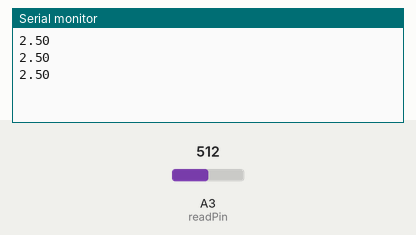
The sketch below on a simulated Arduino Uno, built with avr-gcc and run on an emulated ATmega328P. Shown: the last lines printed to the serial monitor. Inputs (shaded band) come from the test bench; at power-on: A3 (readPin) = 512.

Above: at 1.3 s.
1.4 s: A3 (readPin) set to 716
At 1.9 s:
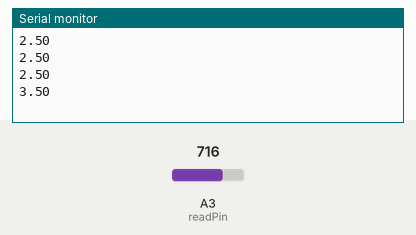
2.9 s: A3 (readPin) set to 900
At 3.4 s:
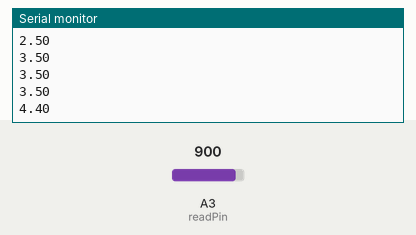
Timing chart, 0 to 5.9 s (numbered marks = the images above; inputs shaded):
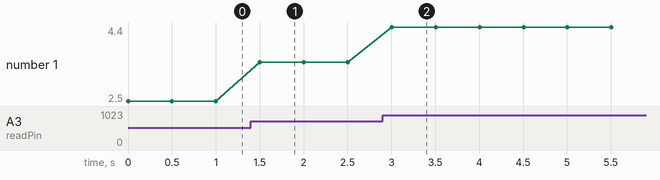

The sketch:

InputVoltage.ino
```cpp
int readPin = A3;
float V2 = 0;
int delayTime = 500;
int readVal;

void setup() {
  // put your setup code here, to run once:
  pinMode(readPin,INPUT);
  Serial.begin(9600);
}

void loop() {
  // put your main code here, to run repeatedly:
  readVal = analogRead(readPin);
  V2 = (5./1023.)*readVal;
  Serial.println(V2);
  delay(delayTime);
}
```

Measured:
- after the input at 1.4 s, the serial monitor: prints a new line after 0.10 s (image 1)
- after the input at 2.9 s, the serial monitor: prints a new line after 0.10 s (image 2)
- plotted number 1: 2.5 → 3.5 after the input at 1.4 s, 3.5 → 4.4 after the input at 2.9 s
